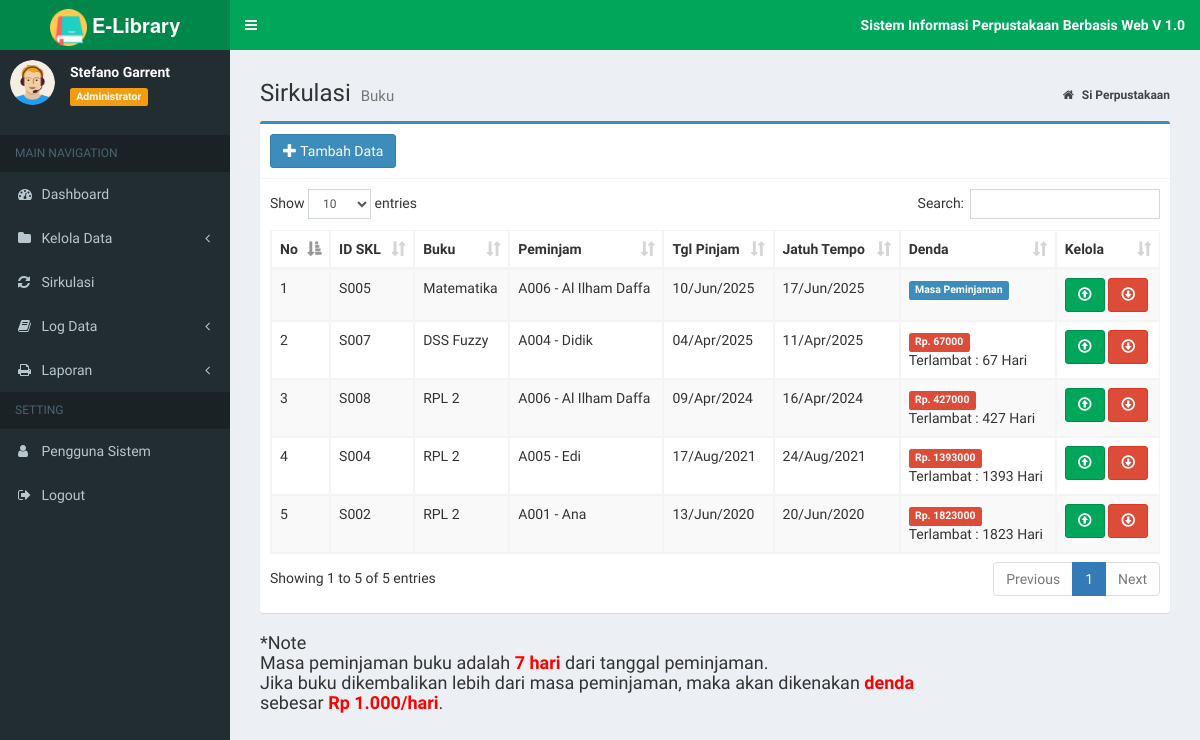
/Admin/WEB-RBPL-main/index.php?page=data_sirkul (signed in), run on an earlier commit of the app's database.
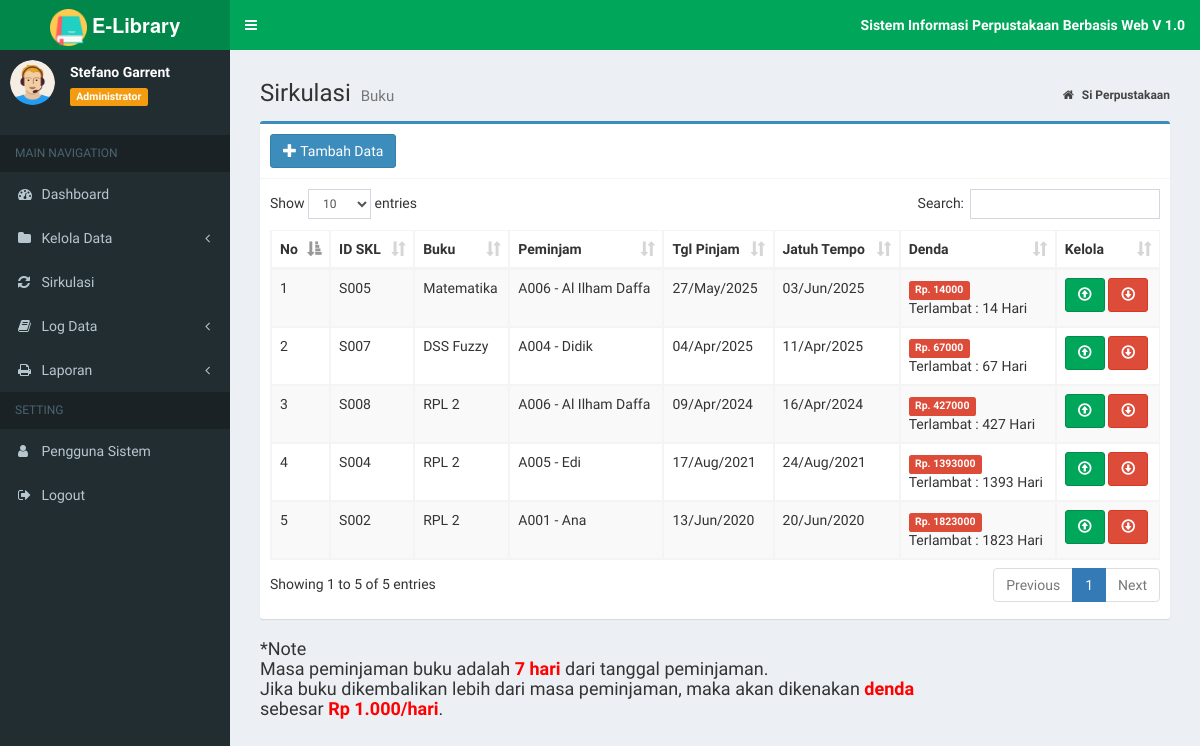
And on a later commit of the database.
### tables this page shows
CREATE TABLE `tb_sirkulasi` (
  `id_sk` varchar(20) NOT NULL,
  `id_buku` varchar(10) NOT NULL,
  `id_anggota` varchar(10) NOT NULL,
  `tgl_pinjam` date NOT NULL,
  `tgl_kembali` date NOT NULL,
  `status` enum('PIN','KEM') NOT NULL,
  `tgl_dikembalikan` date DEFAULT NULL
);

CREATE TABLE `tb_buku` (
  `id_buku` varchar(10) NOT NULL,
  `judul_buku` varchar(30) NOT NULL,
  `pengarang` varchar(30) NOT NULL,
  `penerbit` varchar(30) NOT NULL,
  `th_terbit` year(4) NOT NULL
);

CREATE TABLE `tb_anggota` (
  `id_anggota` varchar(10) NOT NULL,
  `nama` varchar(20) NOT NULL,
  `jekel` enum('Laki-laki','Perempuan') NOT NULL,
  `kelas` varchar(50) NOT NULL,
  `no_hp` varchar(15) NOT NULL
);

### Admin/WEB-RBPL-main/admin/sirkul/data_sirkul.php (the view)
<section class="content-header">
	<h1>
		Sirkulasi
		<small>Buku</small>
	</h1>
	<ol class="breadcrumb">
		<li>
			<a href="index.php">
				<i class="fa fa-home"></i>
				<b>Si Perpustakaan</b>
			</a>
		</li>
	</ol>
</section>
<section class="content">
	<div class="box box-primary">
		<div class="box-header with-border">
			<a href="?page=add_sirkul" title="Tambah Data" class="btn btn-primary">
				<i class="glyphicon glyphicon-plus"></i> Tambah Data</a>
		</div>
		<div class="box-body">
			<div class="table-responsive">
				<table id="example1" class="table table-bordered table-striped">
					<thead>
						<tr>
							<th>No</th>
							<th>ID SKL</th>
							<th>Buku</th>
							<th>Peminjam</th>
							<th>Tgl Pinjam</th>
							<th>Jatuh Tempo</th>
							<th>Denda</th>
							<th>Kelola</th>
						</tr>
					</thead>
					<tbody>
						<?php
						$no = 1;
						$sql = $koneksi->query("SELECT s.id_sk, b.judul_buku,
				  a.id_anggota,
				  a.nama,
				  s.tgl_pinjam,
				  s.tgl_kembali
                  from tb_sirkulasi s inner join tb_buku b on s.id_buku=b.id_buku
				  inner join tb_anggota a on s.id_anggota=a.id_anggota where status='PIN' order by tgl_pinjam desc");
						while ($data = $sql->fetch_assoc()) {
						?>
							<tr>
								<td>
									<?php echo $no++; ?>
								</td>
								<td>
									<?php echo $data['id_sk']; ?>
								</td>
								<td>
									<?php echo $data['judul_buku']; ?>
								</td>
								<td>
									<?php echo $data['id_anggota']; ?>
									-
									<?php echo $data['nama']; ?>
								</td>
								<td>
									<?php $tgl = $data['tgl_pinjam'];
									echo date("d/M/Y", strtotime($tgl)) ?>
								</td>
								<td>
									<?php $tgl = $data['tgl_kembali'];
									echo date("d/M/Y", strtotime($tgl)) ?>
								</td>
								<?php
								$u_denda = 1000;
								$tgl1 = date("Y-m-d");
								$tgl2 = $data['tgl_kembali'];
								$pecah1 = explode("-", $tgl1);
								$date1 = $pecah1[2];
								$month1 = $pecah1[1];
								$year1 = $pecah1[0];
								$pecah2 = explode("-", $tgl2);
								$date2 = $pecah2[2];
								$month2 = $pecah2[1];
								$year2 =  $pecah2[0];
								$jd1 = GregorianToJD($month1, $date1, $year1);
								$jd2 = GregorianToJD($month2, $date2, $year2);
								$selisih = $jd1 - $jd2;
								$denda = $selisih * $u_denda;
								?>
								<td>
									<?php if ($selisih <= 0) { ?>
										<span class="label label-primary">Masa Peminjaman</span>
									<?php } elseif ($selisih > 0) { ?>
										<span class="label label-danger">
											Rp.
											<?= $denda ?>
										</span>
										<br> Terlambat :
										<?= $selisih ?>
										Hari
								</td>
							<?php } ?>
							<td>
								<a href="?page=panjang&kode=<?php echo $data['id_sk']; ?>" onclick="return confirm('Perpanjang Data Ini ?')" title="Perpanjang" class="btn btn-success">
									<i class="glyphicon glyphicon-upload"></i>
								</a>
								<a href="?page=kembali&kode=<?php echo $data['id_sk']; ?>" onclick="return confirm('Kembalikan Buku Ini ?')" title="Kembalikan" class="btn btn-danger">
									<i class="glyphicon glyphicon-download"></i>
							</td>
							</tr>
						<?php
						}
						?>
					</tbody>
				</table>
			</div>
		</div>
	</div>
	<h4> *Note
		<br> Masa peminjaman buku adalah <span style="color:red; font-weight:bold;">7 hari</span> dari tanggal peminjaman.
		<br> Jika buku dikembalikan lebih dari masa peminjaman, maka akan dikenakan <span style="color:red; font-weight:bold;">denda</span>
		<br> sebesar <span style="color:red; font-weight:bold;">Rp 1.000/hari</span>.
	</h4>
</section>

What changed in the data, as far as the page shows it:
changed tb_sirkulasi "Matematika": tgl_pinjam "10/Jun/2025" → "27/May/2025"; tgl_kembali "17/Jun/2025" → "03/Jun/2025"; tgl_kembali (not shown) → "14000"; tgl_kembali (not shown) → "14"; tgl_kembali "Masa Peminjaman" → "Rp. Terlambat : Hari"
